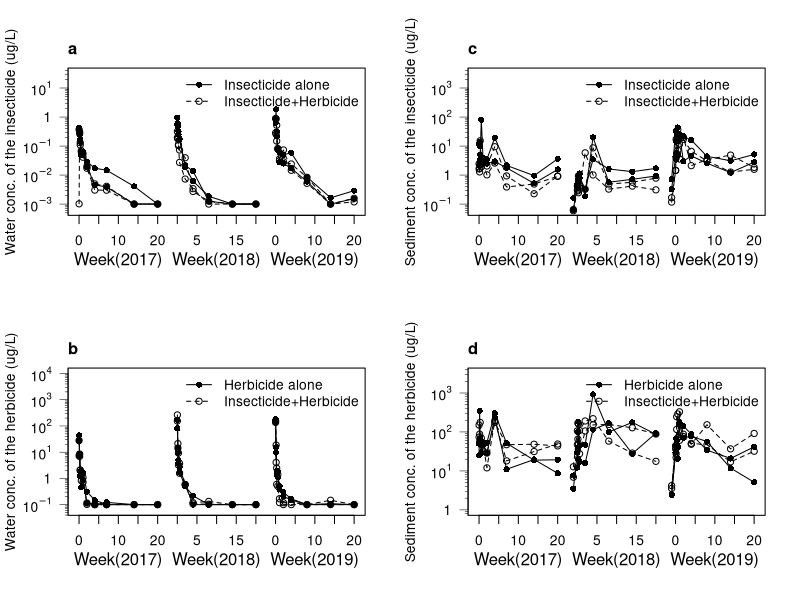

This figure's R source:
## ---- chunk 1
knitr::opts_chunk$set(echo = TRUE)
## ---- chunk 2
PW171819 <- read.csv("./raw_data/PW171819.csv", header=TRUE)
FW171819 <- read.csv("./raw_data/FW171819.csv", header=TRUE)
PS171819 <- read.csv("./raw_data/PS171819.csv", header=TRUE)
FS171819 <- read.csv("./raw_data/FS171819.csv", header=TRUE)
## ---- chunk 3
PW171819_ <- PW171819
FW171819_ <- FW171819
PS171819_ <- PS171819
FS171819_ <- FS171819
PW171819_$Conc[which(PW171819_$Conc==0)] <- 0.1 #substitute zero by the lower limit finite value
FW171819_$Conc[which(FW171819_$Conc==0)] <- 0.001 #substitute zero by the lower limit finite value
PS171819_$Conc[which(PS171819_$Conc==0)] <- 0.1 #substitute zero by the lower limit finite value
FS171819_$Conc[which(FS171819_$Conc==0)] <- 0.1 #substitute zero by the lower limit finite value

par(mfcol=c(2, 2), las=1, family="sans")
plot(log10(Conc) ~ Week2, subset(FW171819_, Tank=="Fipro1"), pch=16, type="o", ylim=c(-3.2, 1.5), 
     xaxt="n", yaxt="n", xlab="", ylab="Water conc. of the insecticide (ug/L)")
lines(log10(Conc) ~ Week2, subset(FW171819_, Tank=="Fipro2"), pch=16, type="o")
lines(log10(Conc) ~ Week2, subset(FW171819_, Tank=="Joint1"), pch=1, type="o", lty=2)
lines(log10(Conc) ~ Week2, subset(FW171819_, Tank=="Joint2"), pch=1, type="o", lty=2)
axis(1, at=seq(0, 70, by=5), 
     labels=c(seq(0, 20, by=5), seq(0, 20, by=5), seq(0, 20, by=5)))
axis(2, lwd=0.5, at=log10(c(0.001, 0.01, 0.1, 1, 10)), lwd.ticks=0.5, 
     labels=c(c(expression(10^{-3}),expression(10^{-2}),expression(10^{-1}),expression(1),expression(10^{1}))))
axis(2, lwd=0.5, lwd.ticks=0.5, at=log10(sapply(-4:2, function(x)(2:9)*10^x)), labels=FALSE, tck=-0.02)
mtext(text=c("Week(2017)", "Week(2018)", "Week(2019)"), 
      side=1, at=c(10, 35, 60), line=2.2)
legend("topright", bty="n", 
       legend=c("Insecticide alone", "Insecticide+Herbicide"), 
       pch=c(16, 1), lty=c(1, 2))
legend("topleft", xpd=NA, legend="a", x.intersp=-1, y.intersp=-3, bty="n", text.font=2, cex=1.2)

plot(log10(Conc) ~ Week2, subset(PW171819_, Tank=="Pent1"), pch=16, type="o", ylim=c(-1.2, 4), 
     xaxt="n", yaxt="n", xlab="", ylab="Water conc. of the herbicide (ug/L)")
lines(log10(Conc) ~ Week2, subset(PW171819_, Tank=="Pent2"), pch=16, type="o")
lines(log10(Conc) ~ Week2, subset(PW171819_, Tank=="Joint1"), pch=1, type="o", lty=2)
lines(log10(Conc) ~ Week2, subset(PW171819_, Tank=="Joint2"), pch=1, type="o", lty=2)
axis(1, at=seq(0, 70, by=5), 
     labels=c(seq(0, 20, by=5), seq(0, 20, by=5), seq(0, 20, by=5)))
axis(2, lwd=0.5, at=log10(c(0.1, 1, 10, 100, 1000, 10000)), lwd.ticks=0.5, 
     labels=c(c(expression(10^{-1}),expression(1),expression(10^{1}),expression(10^{2}),expression(10^{3}),expression(10^{4}))))
axis(2, lwd=0.5, lwd.ticks=0.5, at=log10(sapply(-2:4, function(x)(2:9)*10^x)), labels=FALSE, tck=-0.02)
mtext(text=c("Week(2017)", "Week(2018)", "Week(2019)"), 
      side=1, at=c(10, 35, 60), line=2.2)
legend("topright", bty="n", 
       legend=c("Herbicide alone", "Insecticide+Herbicide"), 
       pch=c(16, 1), lty=c(1, 2))
legend("topleft", xpd=NA, legend="b", x.intersp=-1, y.intersp=-3, bty="n", text.font=2, cex=1.2)

plot(log10(Conc) ~ Week2, subset(FS171819_, Tank=="Fipro1"), pch=16, type="o", ylim=c(-1.2, 3.5), 
     xaxt="n", yaxt="n", xlab="", ylab="Sediment conc. of the insecticide (ug/L)")
lines(log10(Conc) ~ Week2, subset(FS171819_, Tank=="Fipro2"), pch=16, type="o")
lines(log10(Conc) ~ Week2, subset(FS171819_, Tank=="Joint1"), pch=1, type="o", lty=2)
lines(log10(Conc) ~ Week2, subset(FS171819_, Tank=="Joint2"), pch=1, type="o", lty=2)
axis(1, at=seq(0, 70, by=5), 
     labels=c(seq(0, 20, by=5), seq(0, 20, by=5), seq(0, 20, by=5)))
axis(2, lwd=0.5, at=log10(c(0.1, 1, 10, 100, 1000)), lwd.ticks=0.5, 
     labels=c(c(expression(10^{-1}),expression(1),expression(10^{1}),expression(10^{2}),expression(10^{3}))))
axis(2, lwd=0.5, lwd.ticks=0.5, at=log10(sapply(-2:4, function(x)(2:9)*10^x)), labels=FALSE, tck=-0.02)
mtext(text=c("Week(2017)", "Week(2018)", "Week(2019)"), 
      side=1, at=c(10, 35, 60), line=2.2)
legend("topright", bty="n", 
       legend=c("Insecticide alone", "Insecticide+Herbicide"), 
       pch=c(16, 1), lty=c(1, 2))
legend("topleft", xpd=NA, legend="c", x.intersp=-1, y.intersp=-3, bty="n", text.font=2, cex=1.2)

plot(log10(Conc) ~ Week2, subset(PS171819_, Tank=="Pent1"), pch=16, type="o", ylim=c(0, 3.5), 
     xaxt="n", yaxt="n", xlab="", ylab="Sediment conc. of the herbicide (ug/L)")
lines(log10(Conc) ~ Week2, subset(PS171819_, Tank=="Pent2"), pch=16, type="o")
lines(log10(Conc) ~ Week2, subset(PS171819_, Tank=="Joint1"), pch=1, type="o", lty=2)
lines(log10(Conc) ~ Week2, subset(PS171819_, Tank=="Joint2"), pch=1, type="o", lty=2)
axis(1, at=seq(0, 70, by=5), 
     labels=c(seq(0, 20, by=5), seq(0, 20, by=5), seq(0, 20, by=5)))
axis(2, lwd=0.5, at=log10(c(1, 10, 100, 1000)), lwd.ticks=0.5, 
     labels=c(c(expression(1),expression(10^{1}),expression(10^{2}),expression(10^{3}))))
axis(2, lwd=0.5, lwd.ticks=0.5, at=log10(sapply(-1:4, function(x)(2:9)*10^x)), labels=FALSE, tck=-0.02)
mtext(text=c("Week(2017)", "Week(2018)", "Week(2019)"), 
      side=1, at=c(10, 35, 60), line=2.2)
legend("topright", bty="n", 
       legend=c("Herbicide alone", "Insecticide+Herbicide"), 
       pch=c(16, 1), lty=c(1, 2))
legend("topleft", xpd=NA, legend="d", x.intersp=-1, y.intersp=-3, bty="n", text.font=2, cex=1.2)
